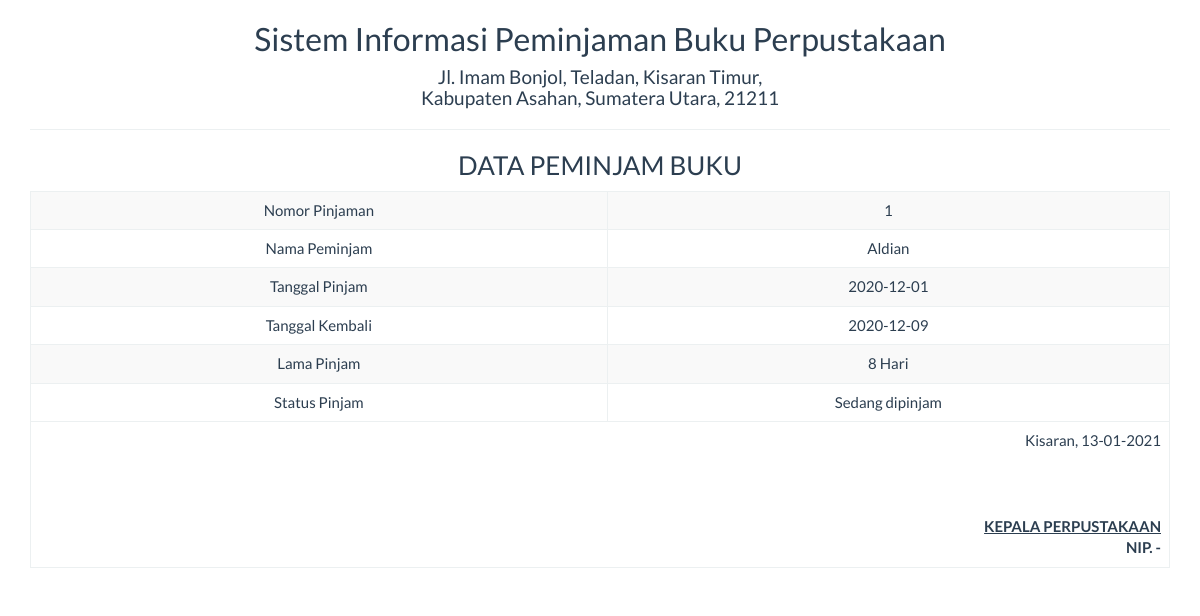
/report/peminjaman_satu.php?id=1, run on the app's committed database.
### tables this page shows
CREATE TABLE `pinjam` (
  `id_pinjam` int(11) NOT NULL,
  `id_anggota` int(11) NOT NULL,
  `id_buku` int(11) NOT NULL,
  `tgl_pinjam` date NOT NULL,
  `tgl_kembali` date NOT NULL,
  `status_pinjam` varchar(20) NOT NULL
);

CREATE TABLE `anggota` (
  `id_anggota` int(11) NOT NULL,
  `nama` varchar(255) DEFAULT NULL,
  `alamat` varchar(255) DEFAULT NULL,
  `status_pekerjaan` varchar(255) DEFAULT NULL,
  `no_telpon` varchar(20) DEFAULT NULL
);

### report/peminjaman_satu.php (the view, shortened to what this page needs)
<!DOCTYPE html>
<html>
    <head>
        <link href="../Assets/css/bootstrap.min.css" rel="stylesheet" type="text/css"/>
    </head>
    <body onload="print()">
        <?php
        include '../config/koneksi.php';
        $sql = "SELECT * FROM pinjam JOIN anggota ON pinjam.id_anggota=anggota.id_anggota JOIN buku ON pinjam.id_buku=buku.id_buku WHERE id_pinjam='" . $_GET ['id'] . "'";
        $query = mysqli_query($koneksi, $sql) or die("SQL Detail error");
        $data = mysqli_fetch_array($query);
        $lama = date_diff(date_create($data['tgl_pinjam']), date_create($data['tgl_kembali']));
        ?>
        <div class="container">
            <div class='row'>
                <div class="col-sm-12">
                    <div class="text-center">
                        <h2>Sistem Informasi Peminjaman Buku Perpustakaan </h2>
                        <h4>Jl. Imam Bonjol, Teladan, Kisaran Timur, <br> Kabupaten Asahan, Sumatera Utara, 21211</h4>
                        <hr>
                        <h3>DATA PEMINJAM BUKU</h3>
                        <table class="table table-bordered table-striped table-hover">
                            <tbody>
								<tr>
                                    <td>Nomor Pinjaman</td> <td><?= $data['id_pinjam'] ?></td>
                                </tr>
                                <tr>
                                    <td>Nama Peminjam</td> <td><?= $data['nama'] ?></td>
                                </tr>
                                <tr>
                                    <td>Tanggal Pinjam</td> <td><?= $data['tgl_pinjam'] ?></td>
                                </tr>
                                <tr>
                                    <td>Tanggal Kembali</td> <td><?= $data['tgl_kembali'] ?></td>
                                </tr>
								<tr>
                                    <td>Lama Pinjam</td> <td><?= $lama->days ?> Hari</td>
                                </tr>
                                <tr>
                                    <td>Status Pinjam</td> <td><?= $data['status_pinjam'] ?></td>
                                </tr>
                            </tbody>
                            <tfoot>
                                <tr>
                                    <td colspan="2" class="text-right">
                                        Kisaran,  <?= date("d-m-Y") ?>
                                        <br><br><br><br>
                                        <u><strong>KEPALA PERPUSTAKAAN<strong></u><br>
                                        NIP. -
									</td>
								</tr>
							</tfoot>
                        </table>
                    </div>
                </div>
            </div>
    </body>
</html>

### data on the page
pinjam: id_pinjam "1", id_anggota.nama "Aldian", tgl_pinjam "2020-12-01", tgl_kembali "2020-12-09", tgl_pinjam+tgl_kembali "8", status_pinjam "Sedang dipinjam"
